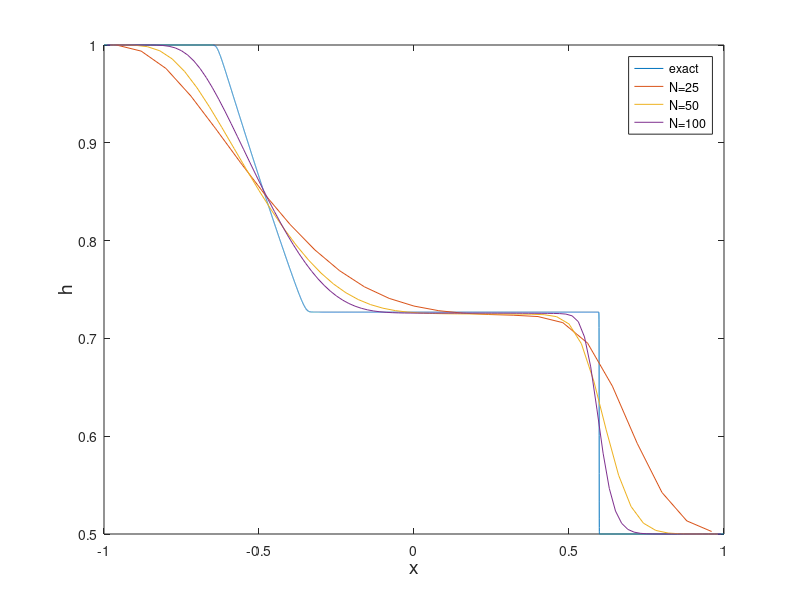

The MATLAB script that drew this image:
clear;
clc;
close all;

%Change case here to plot different results
%1: plot h, 2: plot hu
Case = 1;


%plot exact solution
load u_ex.dat;
x_exact = u_ex(:,1);
h_exact = u_ex(:,2);
hu_exact = u_ex(:,3);

if Case == 1
    plot(x_exact,h_exact,'-');
    xlabel('x','FontSize',14);
    ylabel('h','FontSize',14);
else
    plot(x_exact,hu_exact,'-');
    xlabel('x','FontSize',14);
    ylabel('hu','FontSize',14);
end

hold all;
%Grid
N = 25; %number of cells
%Start first simulation with N = 25, then repeat with N = 2*N for 2 times
for l = 1:3
    N_edges = N+1; %Number of cell edges
    Lx1 = -1;
    Lx2 = 1;

    %Cell edges (x_i-1/2),(x_i+1/2),...
    x_edges = linspace(Lx1,Lx2,N_edges);
    dx = x_edges(2)-x_edges(1);

    %Cell centers (x_i)(x_i+1),...
    x_centers = Lx1+dx/2 : dx : Lx2;

    %Initialize
    U1 = zeros(1,N);
    U2 = zeros(1,N);
    f_edges = zeros(1,N_edges);
    g_edges = zeros(1,N_edges);

    for i=1:N
        if x_centers(i) <= 0
            U1(i) = 1;
        else
            U1(i) = 0.5;
        end
    end

    h = U1;
    u = U2./U1;

    %Transient simulation

    %Inputs
    CFL = 0.8;
    g = 10; 
    tmax = 0.2;
    t = 0;


    while t <= tmax
        % numerical flux at the edges
        dt = CFL*dx/max(abs(u)+sqrt(abs(g*h)));
        
        for i = 1:N_edges
            if i == 1
                f_edges(i) = h(i)*u(i);
                g_edges(i) = h(i)*u(i)^2 + 1/2*g*h(i)^2;

            elseif i == N_edges
                f_edges(i) = h(i-1)*u(i-1);
                g_edges(i) = h(i-1)*u(i-1)^2 + 1/2*g*h(i-1)^2;
            else
                u_left = h(i-1);
                u_right = h(i);
                v_left = h(i-1)*u(i-1);
                v_right = h(i)*u(i);
                f_left = h(i-1)*u(i-1);
                f_right = h(i)*u(i);
                g_left = h(i-1)*u(i-1)^2 + 1/2*g*h(i-1)^2;
                g_right = h(i)*u(i)^2 + 1/2*g*h(i)^2;
                f_edges(i) = 1/2*(f_left+f_right)-dx/2/dt*CFL*(u_right-u_left);
                g_edges(i) = 1/2*(g_left+g_right)-dx/2/dt*CFL*(v_right-v_left);
            end
        end
        
        for i = 1:N
            df(i) = f_edges(i+1)-f_edges(i);
            dg(i) = g_edges(i+1)-g_edges(i);
        end

        % Compute new U
        U1 = U1 -dt/dx*df;
        U2 = U2 -dt/dx*dg;

        % Extract new u and h
        h = U1;
        u = U2./U1;
        t = t+dt;

    %     pause(0.01);    
    end
    if Case == 1
        plot(x_centers,h,'-');
    else
        plot(x_centers,h.*u,'-');
    end
    N = N*2; %25,50,100 %Number of cells for the next loop
end
legend('exact','N=25','N=50','N=100')

